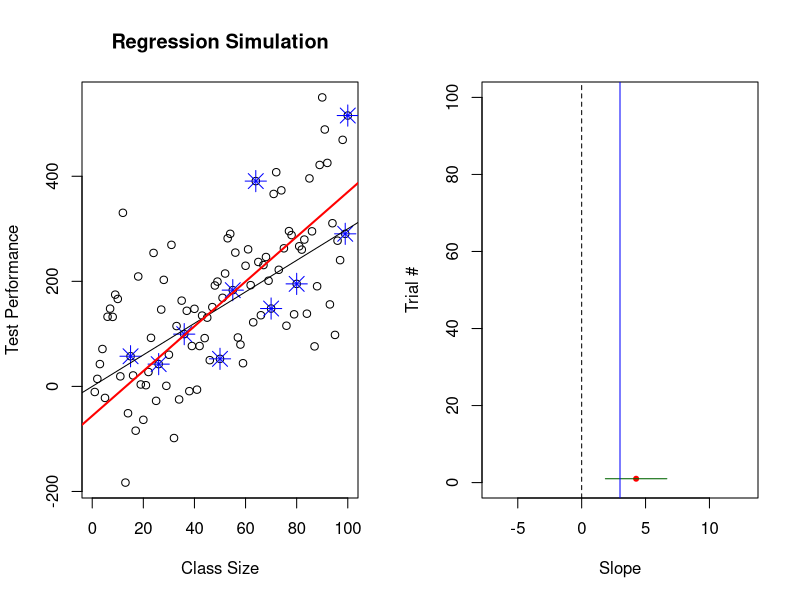
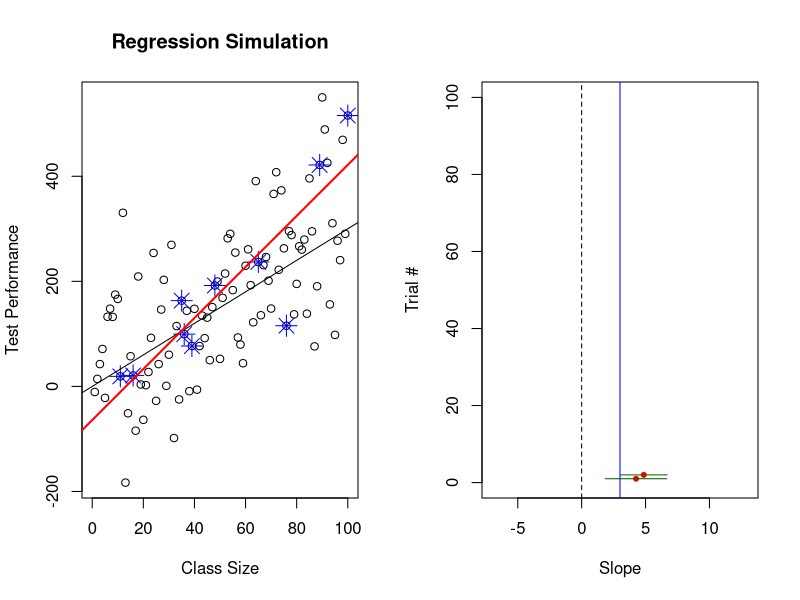
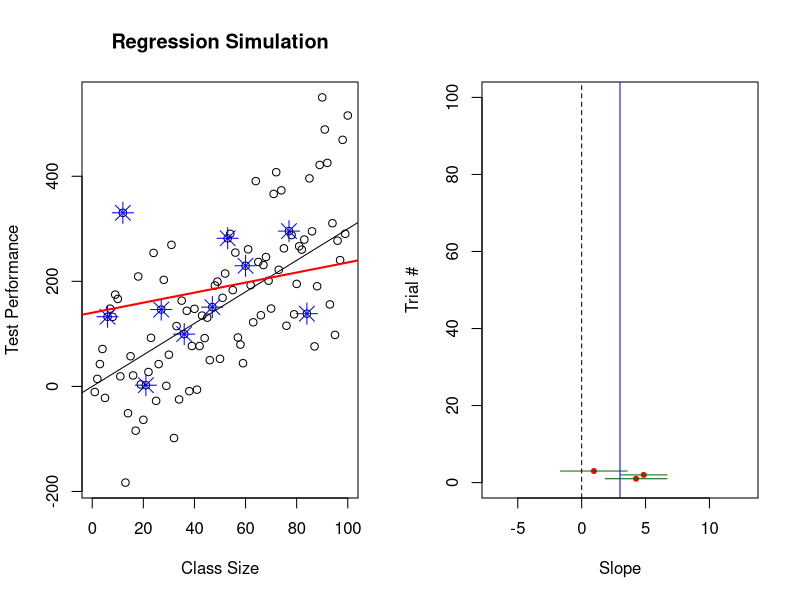
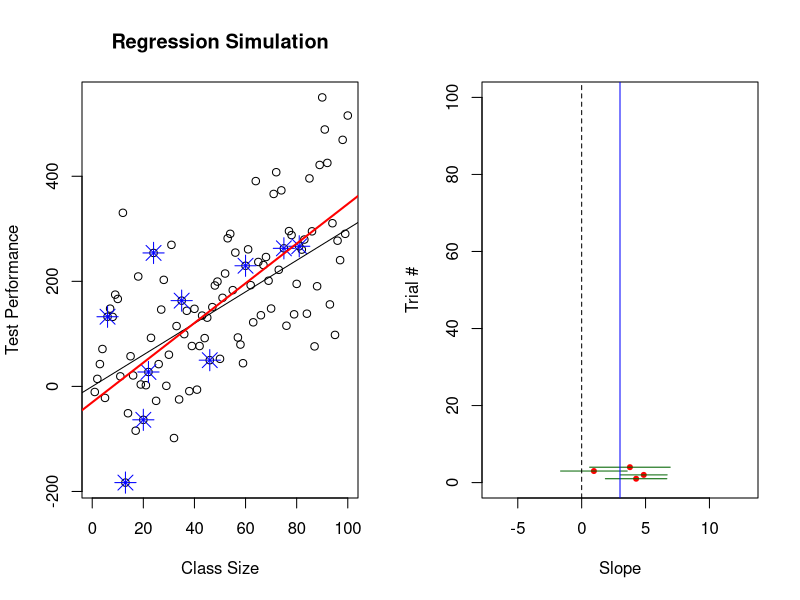
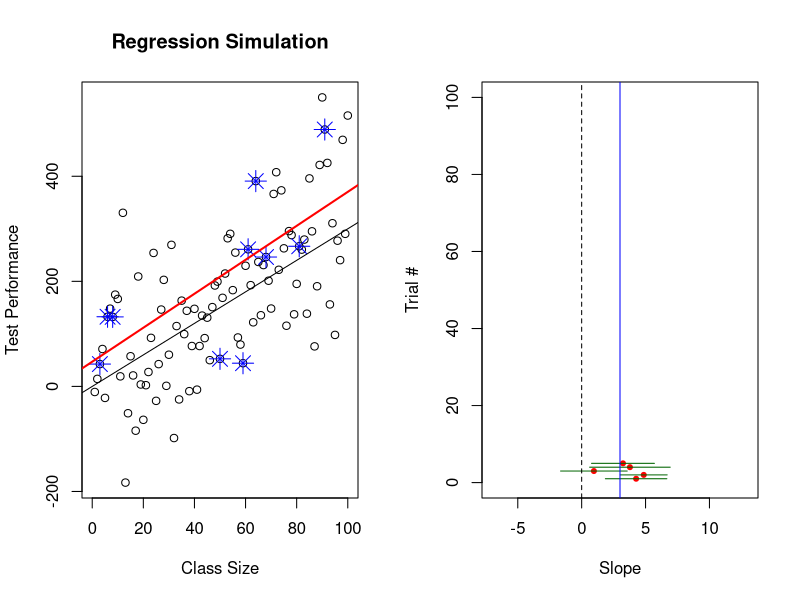
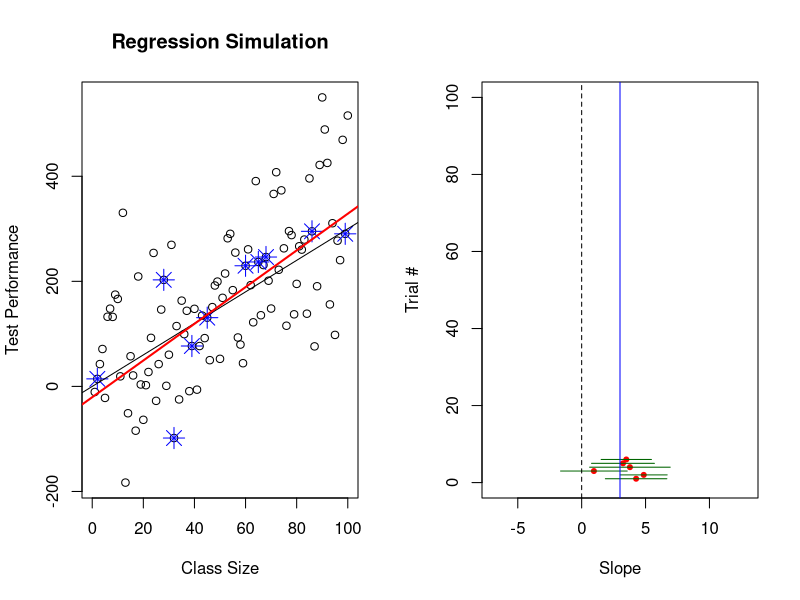
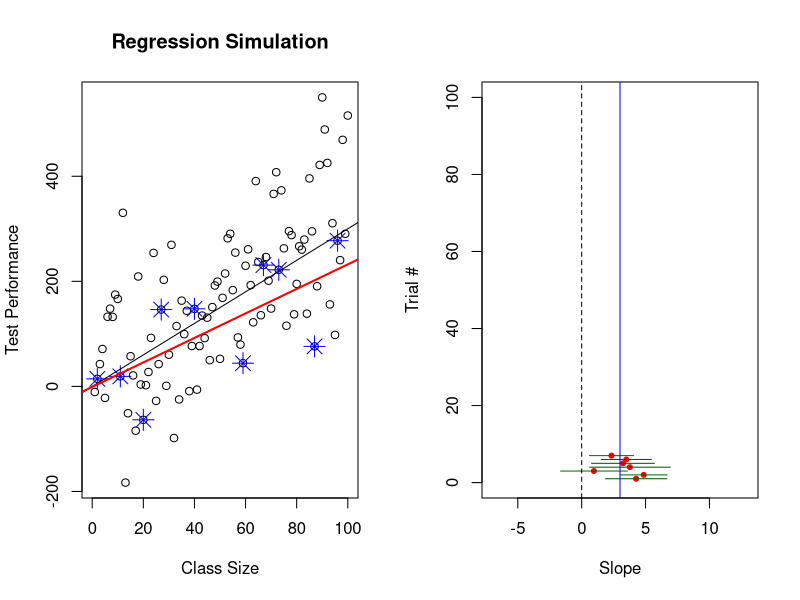
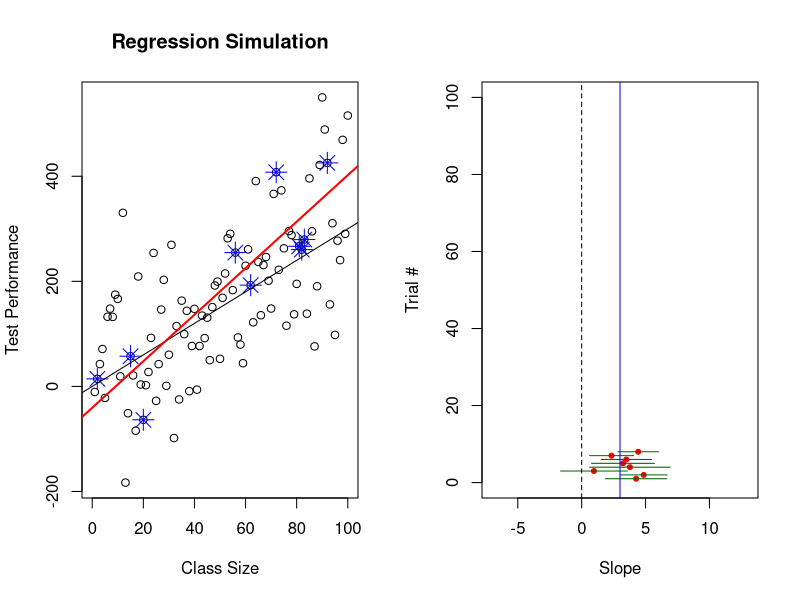

Recreate these plots in R, in order.
# CONFIDENCE INTERVAL AROUND THE SLOPE


confIntervalOfSlope <- function( num.trials=100, samp.size=10, effect.size=1, slowSim=F )
{

	slopes <- NULL
	
	stan.error <- NULL
	
	ci.lower <- NULL
	
	ci.upper <- NULL

	x <- 1:100 
	z <- effect.size*x + rnorm(100, 0, 100)
	

	for( i in 1:num.trials )
	{

		samp.id <-sample( x, samp.size )
		
		x2 <- x[samp.id]
		
		z2 <- z[samp.id]
		
		r1 <- lm( z2 ~ x2 )		
		
		slopes[i] <- r1$coefficients[2]
		
		par( mfrow=c(1,2) )
		
		if( slowSim==T ) { par(ask=TRUE) }   # HAVE TO CLICK ON GRAPH FOR NEXT ONE
				
		if( slowSim==F ) { par(ask=FALSE) }
		
		
		
		
		plot( x, z, xlim= c(0,100),
		      main="Regression Simulation", xlab="Class Size", ylab="Test Performance" )

		points( x2, z2, pch=8, cex=2, col="blue" )

		abline( a=0, b=effect.size )

		abline( a= r1$coefficients[1], b= r1$coefficients[2], col="red", lwd=2 )
	
		
		stan.error[i] <- sqrt( sum( r1$residuals^2 ) / samp.size-2 ) / sqrt( (samp.size-1)*var(x2) )
		
		ci.lower[i] <- slopes[i] + qt(0.025, samp.size )*stan.error[i]
		
		ci.upper[i] <- slopes[i] + qt(0.975, samp.size )*stan.error[i]
		

		
		plot( x=0, y=0, ylim=c(0,num.trials), xlim=c(effect.size-10, effect.size+10), col="white", xlab="Slope", ylab="Trial #" )
		
		points( slopes, 1:i, pch=20, col="red"  )
		
             	segments( x0=ci.lower, y0=1:i, x1 = ci.upper, col="dark green" )
             	
             	abline( v=effect.size, col="blue" )
             	
             	abline( v=0, lty=2 )
                
	
	}
	
	return( )


}


confIntervalOfSlope( num.trials=100, samp.size=10, effect.size=3, slowSim=T )

